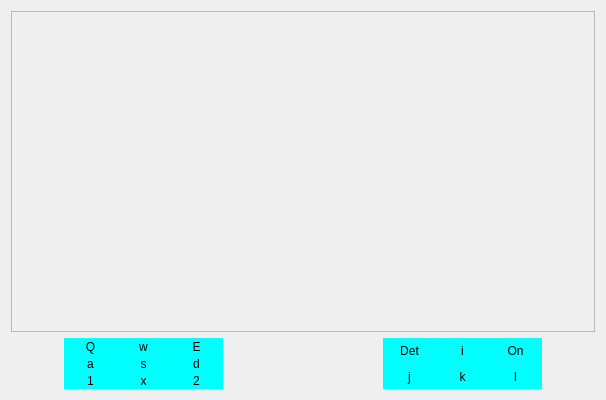
             <widget class="QWidget" name="page_3">
              <property name="styleSheet">
               <string notr="true">QLabel{
	font: 20px &quot;楷体&quot;;
}
QToolButton{
	font: 20px &quot;Lucida Handwriting&quot;;
	
	background-color: rgb(0, 255, 255);
	border:0px solid rgb(25, 87, 16);
	border-radius:23px;

}
QPushButton:hover {
background-color: rgba(0, 0, 0, 15);

}
QPushButton:pressed {
background-color: rgba(0, 0, 0, 20);

}</string>
              </property>
              <layout class="QVBoxLayout" name="verticalLayout_5" stretch="10,8">
               <item>
                <widget class="QFrame" name="frame_5">
                 <property name="styleSheet">
                  <string notr="true"/>
                 </property>
                 <property name="frameShape">
                  <enum>QFrame::StyledPanel</enum>
                 </property>
                 <property name="frameShadow">
                  <enum>QFrame::Raised</enum>
                 </property>
                 <layout class="QHBoxLayout" name="horizontalLayout_10">
                  <property name="spacing">
                   <number>0</number>
                  </property>
                  <property name="leftMargin">
                   <number>0</number>
                  </property>
                  <property name="topMargin">
                   <number>0</number>
                  </property>
                  <property name="rightMargin">
                   <number>0</number>
                  </property>
                  <property name="bottomMargin">
                   <number>0</number>
                  </property>
                  <item>
                   <widget class="QLabel" name="label_2">
                    <property name="minimumSize">
                     <size>
                      <width>582</width>
                      <height>319</height>
                     </size>
                    </property>
                    <property name="maximumSize">
                     <size>
                      <width>582</width>
                      <height>319</height>
                     </size>
                    </property>
                    <property name="styleSheet">
                     <string notr="true">background-image: url(:/image/resouce/image/R-C.png);</string>
                    </property>
                    <property name="text">
                     <string/>
                    </property>
                    <property name="alignment">
                     <set>Qt::AlignCenter</set>
                    </property>
                   </widget>
                  </item>
                 </layout>
                </widget>
               </item>
               <item>
                <layout class="QGridLayout" name="gridLayout_4" columnstretch="3,9,9,9,3">
                 <property name="spacing">
                  <number>0</number>
                 </property>
                 <item row="0" column="3">
                  <layout class="QGridLayout" name="gridLayout_3">
                   <item row="0" column="1">
                    <widget class="QToolButton" name="toolButton_i">
                     <property name="sizePolicy">
                      <sizepolicy hsizetype="Preferred" vsizetype="Preferred">
                       <horstretch>0</horstretch>
                       <verstretch>0</verstretch>
                      </sizepolicy>
                     </property>
                     <property name="text">
                      <string>i</string>
                     </property>
                     <property name="icon">
                      <iconset resource="resource.qrc">
                       <normaloff>:/icon/resouce/icon/上.svg</normaloff>
                       <normalon>:/icon/resouce/icon/上 (1).svg</normalon>:/icon/resouce/icon/上.svg</iconset>
                     </property>
                     <property name="iconSize">
                      <size>
                       <width>40</width>
                       <height>40</height>
                      </size>
                     </property>
                    </widget>
                   </item>
                   <item row="1" column="0">
                    <widget class="QToolButton" name="toolButton_j">
                     <property name="sizePolicy">
                      <sizepolicy hsizetype="Preferred" vsizetype="Preferred">
                       <horstretch>0</horstretch>
                       <verstretch>0</verstretch>
                      </sizepolicy>
                     </property>
                     <property name="text">
                      <string>j</string>
                     </property>
                     <property name="icon">
                      <iconset resource="resource.qrc">
                       <normaloff>:/icon/resouce/icon/右.svg</normaloff>
                       <normalon>:/icon/resouce/icon/右 (1).svg</normalon>:/icon/resouce/icon/右.svg</iconset>
                     </property>
                     <property name="iconSize">
                      <size>
                       <width>40</width>
                       <height>40</height>
                      </size>
                     </property>
                    </widget>
                   </item>
                   <item row="1" column="2">
                    <widget class="QToolButton" name="toolButton_l">
                     <property name="sizePolicy">
                      <sizepolicy hsizetype="Preferred" vsizetype="Preferred">
                       <horstretch>0</horstretch>
                       <verstretch>0</verstretch>
                      </sizepolicy>
                     </property>
                     <property name="text">
                      <string>l</string>
                     </property>
                     <property name="icon">
                      <iconset resource="resource.qrc">
                       <normaloff>:/icon/resouce/icon/左.svg</normaloff>
                       <normalon>:/icon/resouce/icon/左 (1).svg</normalon>:/icon/resouce/icon/左.svg</iconset>
                     </property>
                     <property name="iconSize">
                      <size>
                       <width>40</width>
                       <height>40</height>
                      </size>
                     </property>
                    </widget>
                   </item>
                   <item row="1" column="1">
                    <widget class="QToolButton" name="toolButton_k">
                     <property name="sizePolicy">
                      <sizepolicy hsizetype="Preferred" vsizetype="Preferred">
                       <horstretch>0</horstretch>
                       <verstretch>0</verstretch>
                      </sizepolicy>
                     </property>
                     <property name="text">
                      <string>k</string>
                     </property>
                     <property name="icon">
                      <iconset resource="resource.qrc">
                       <normaloff>:/icon/resouce/icon/下.svg</normaloff>
                       <normalon>:/icon/resouce/icon/下 (1).svg</normalon>:/icon/resouce/icon/下.svg</iconset>
                     </property>
                     <property name="iconSize">
                      <size>
                       <width>40</width>
                       <height>40</height>
                      </size>
                     </property>
                    </widget>
                   </item>
                   <item row="0" column="2">
                    <widget class="QToolButton" name="toolButton_on">
                     <property name="sizePolicy">
                      <sizepolicy hsizetype="Preferred" vsizetype="Preferred">
                       <horstretch>0</horstretch>
                       <verstretch>0</verstretch>
                      </sizepolicy>
                     </property>
                     <property name="text">
                      <string>On</string>
                     </property>
                    </widget>
                   </item>
                   <item row="0" column="0">
                    <widget class="QToolButton" name="toolButton_det">
                     <property name="sizePolicy">
                      <sizepolicy hsizetype="Preferred" vsizetype="Preferred">
                       <horstretch>0</horstretch>
                       <verstretch>0</verstretch>
                      </sizepolicy>
                     </property>
                     <property name="text">
                      <string>Det</string>
                     </property>
                    </widget>
                   </item>
                  </layout>
                 </item>
                 <item row="0" column="0">
                  <spacer name="horizontalSpacer_9">
                   <property name="orientation">
                    <enum>Qt::Horizontal</enum>
                   </property>
                   <property name="sizeHint" stdset="0">
                    <size>
                     <width>40</width>
                     <height>20</height>
                    </size>
                   </property>
                  </spacer>
                 </item>
                 <item row="0" column="1">
                  <layout class="QGridLayout" name="gridLayout_2">
                   <item row="1" column="1">
                    <widget class="QToolButton" name="toolButton_s">
                     <property name="sizePolicy">
                      <sizepolicy hsizetype="Preferred" vsizetype="Preferred">
                       <horstretch>0</horstretch>
                       <verstretch>0</verstretch>
                      </sizepolicy>
                     </property>
                     <property name="text">
                      <string>s</string>
                     </property>
                     <property name="icon">
                      <iconset resource="resource.qrc">
                       <normaloff>:/icon/resouce/icon/24gl-stopCircle.svg</normaloff>
                       <normalon>:/icon/resouce/icon/24gl-stopCircle (1).svg</normalon>:/icon/resouce/icon/24gl-stopCircle.svg</iconset>
                     </property>
                     <property name="iconSize">
                      <size>
                       <width>40</width>
                       <height>40</height>
                      </size>
                     </property>
                    </widget>
                   </item>
                   <item row="2" column="1">
                    <widget class="QToolButton" name="toolButton_x">
                     <property name="sizePolicy">
                      <sizepolicy hsizetype="Preferred" vsizetype="Preferred">
                       <horstretch>0</horstretch>
                       <verstretch>0</verstretch>
                      </sizepolicy>
                     </property>
                     <property name="text">
                      <string>x</string>
                     </property>
                     <property name="icon">
                      <iconset resource="resource.qrc">
                       <normaloff>:/icon/resouce/icon/下.svg</normaloff>
                       <normalon>:/icon/resouce/icon/下 (1).svg</normalon>:/icon/resouce/icon/下.svg</iconset>
                     </property>
                     <property name="iconSize">
                      <size>
                       <width>40</width>
                       <height>40</height>
                      </size>
                     </property>
                    </widget>
                   </item>
                   <item row="1" column="0">
                    <widget class="QToolButton" name="toolButton_a">
                     <property name="sizePolicy">
                      <sizepolicy hsizetype="Preferred" vsizetype="Preferred">
                       <horstretch>0</horstretch>
                       <verstretch>0</verstretch>
                      </sizepolicy>
                     </property>
                     <property name="text">
                      <string>a</string>
                     </property>
                     <property name="icon">
                      <iconset resource="resource.qrc">
                       <normaloff>:/icon/resouce/icon/右.svg</normaloff>
                       <normalon>:/icon/resouce/icon/右 (1).svg</normalon>:/icon/resouce/icon/右.svg</iconset>
                     </property>
                     <property name="iconSize">
                      <size>
                       <width>40</width>
                       <height>40</height>
                      </size>
                     </property>
                    </widget>
                   </item>
                   <item row="1" column="2">
                    <widget class="QToolButton" name="toolButton_d">
                     <property name="sizePolicy">
                      <sizepolicy hsizetype="Preferred" vsizetype="Preferred">
                       <horstretch>0</horstretch>
                       <verstretch>0</verstretch>
                      </sizepolicy>
                     </property>
                     <property name="text">
                      <string>d</string>
                     </property>
                     <property name="icon">
                      <iconset resource="resource.qrc">
                       <normaloff>:/icon/resouce/icon/左.svg</normaloff>
                       <normalon>:/icon/resouce/icon/左 (1).svg</normalon>:/icon/resouce/icon/左.svg</iconset>
                     </property>
                     <property name="iconSize">
                      <size>
                       <width>40</width>
                       <height>40</height>
                      </size>
                     </property>
                    </widget>
                   </item>
                   <item row="0" column="1">
                    <widget class="QToolButton" name="toolButton_w">
                     <property name="sizePolicy">
                      <sizepolicy hsizetype="Preferred" vsizetype="Preferred">
                       <horstretch>0</horstretch>
                       <verstretch>0</verstretch>
                      </sizepolicy>
                     </property>
                     <property name="text">
                      <string>w</string>
                     </property>
                     <property name="icon">
                      <iconset resource="resource.qrc">
                       <normaloff>:/icon/resouce/icon/上.svg</normaloff>
                       <normalon>:/icon/resouce/icon/上 (1).svg</normalon>:/icon/resouce/icon/上.svg</iconset>
                     </property>
                     <property name="iconSize">
                      <size>
                       <width>40</width>
                       <height>40</height>
                      </size>
                     </property>
                    </widget>
                   </item>
                   <item row="0" column="0">
                    <widget class="QToolButton" name="toolButton_q">
                     <property name="sizePolicy">
                      <sizepolicy hsizetype="Preferred" vsizetype="Preferred">
                       <horstretch>0</horstretch>
                       <verstretch>0</verstretch>
                      </sizepolicy>
                     </property>
                     <property name="text">
                      <string>Q</string>
                     </property>
                     <property name="icon">
                      <iconset resource="resource.qrc">
                       <normaloff>:/icon/resouce/icon/左转.svg</normaloff>:/icon/resouce/icon/左转.svg</iconset>
                     </property>
                     <property name="iconSize">
                      <size>
                       <width>40</width>
                       <height>40</height>
                      </size>
                     </property>
                    </widget>
                   </item>
                   <item row="0" column="2">
                    <widget class="QToolButton" name="toolButton_e">
                     <property name="sizePolicy">
                      <sizepolicy hsizetype="Preferred" vsizetype="Preferred">
                       <horstretch>0</horstretch>
                       <verstretch>0</verstretch>
                      </sizepolicy>
                     </property>
                     <property name="text">
                      <string>E</string>
                     </property>
                     <property name="icon">
                      <iconset resource="resource.qrc">
                       <normaloff>:/icon/resouce/icon/右转.svg</normaloff>:/icon/resouce/icon/右转.svg</iconset>
                     </property>
                     <property name="iconSize">
                      <size>
                       <width>40</width>
                       <height>40</height>
                      </size>
                     </property>
                    </widget>
                   </item>
                   <item row="2" column="0">
                    <widget class="QToolButton" name="toolButton_yao1">
                     <property name="sizePolicy">
                      <sizepolicy hsizetype="Preferred" vsizetype="Preferred">
                       <horstretch>0</horstretch>
                       <verstretch>0</verstretch>
                      </sizepolicy>
                     </property>
                     <property name="text">
                      <string>1</string>
                     </property>
                    </widget>
                   </item>
                   <item row="2" column="2">
                    <widget class="QToolButton" name="toolButton_yao2">
                     <property name="sizePolicy">
                      <sizepolicy hsizetype="Preferred" vsizetype="Preferred">
                       <horstretch>0</horstretch>
                       <verstretch>0</verstretch>
                      </sizepolicy>
                     </property>
                     <property name="text">
                      <string>2</string>
                     </property>
                    </widget>
                   </item>
                  </layout>
                 </item>
                 <item row="0" column="4">
                  <spacer name="horizontalSpacer_10">
                   <property name="orientation">
                    <enum>Qt::Horizontal</enum>
                   </property>
                   <property name="sizeHint" stdset="0">
                    <size>
                     <width>40</width>
                     <height>20</height>
                    </size>
                   </property>
                  </spacer>
                 </item>
                 <item row="0" column="2">
                  <spacer name="horizontalSpacer_8">
                   <property name="orientation">
                    <enum>Qt::Horizontal</enum>
                   </property>
                   <property name="sizeHint" stdset="0">
                    <size>
                     <width>40</width>
                     <height>20</height>
                    </size>
                   </property>
                  </spacer>
                 </item>
                </layout>
               </item>
              </layout>
             </widget>
